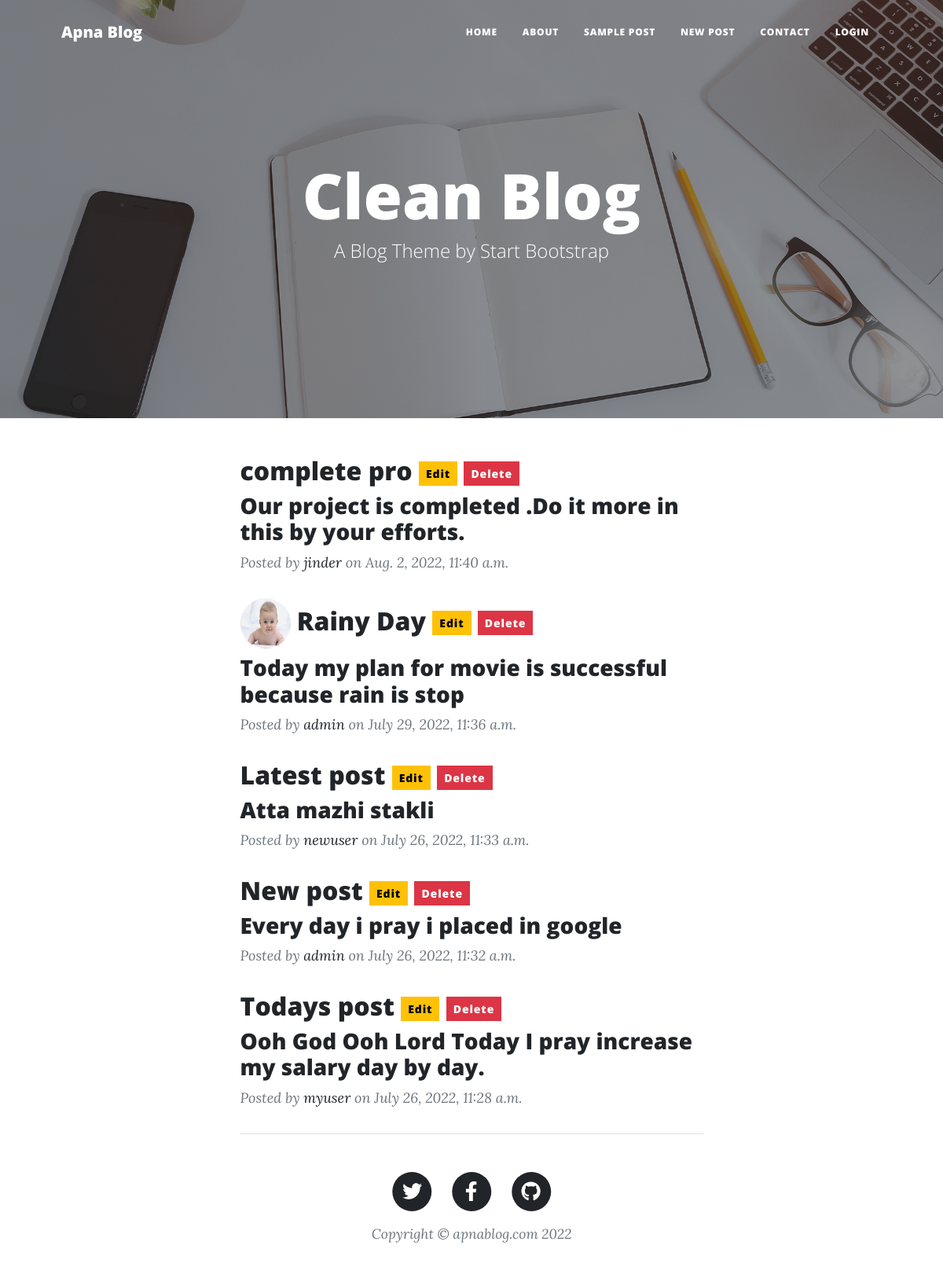
The page / on the database its author committed.
### myapp/models.py (models this page shows, shortened)
class Post(models.Model):
	author = models.ForeignKey(settings.AUTH_USER_MODEL, on_delete = models.CASCADE)
	title = models.CharField(max_length = 200)
	text = models.TextField()
	created_date = models.DateTimeField(auto_now_add = True)
	published_date = models.DateTimeField(blank = True, null = True)
	image = models.ImageField(upload_to = "images", null = True)

### myapp/views.py (the view)
# urls.py: path('', index, name = "index"),
def index(request):
	posts = Post.objects.all().order_by('-published_date')
	return render(request, 'index.html', {'posts':posts})

### myapp/templates/index.html (shortened to what this page needs)
{% load static %}
{% include 'header.html' %}
        <header class="masthead" style="background-image: url('{% static 'assets/img/home-bg.jpg' %}')">
            <div class="container position-relative px-4 px-lg-5">
                <div class="row gx-4 gx-lg-5 justify-content-center">
                    <div class="col-md-10 col-lg-8 col-xl-7">
                        <div class="site-heading">
                            <h1>Clean Blog</h1>
                            <span class="subheading">A Blog Theme by Start Bootstrap</span>
                        </div>
                    </div>
                </div>
            </div>
        </header>
        <div class="container px-4 px-lg-5">
            <div class="row gx-4 gx-lg-5 justify-content-center">
                <div class="col-md-10 col-lg-8 col-xl-7">
                     {% for post in posts %}
                    <div class="post-preview">
                        <a href="#">
                            <h2 class="post-title">
                                {% if post.image %}<img src="{{ post.image.url }}" class ="rounded-circle" height="64" width="64">{% endif %}
                                {{post.title}}
                                <a href="{% url 'post_edit' post.id %}" class="btn btn-warning btn-sm">Edit</a>
                                <a href="{% url 'post_delete' post.id %}" class="btn btn-danger btn-sm">Delete</a>
                            </h2>
                            <h3 class="post-subtitle">{{post.text}}</h3>
                        </a>
                        <p class="post-meta">
                            Posted by
                            <a href="#!">{{post.author}}</a>
                            on {{post.published_date}}
                        </p>
                    </div>
                    {% endfor %}
{% include 'footer.html' %}
    </body>
</html>

### myapp/templates/header.html (shortened to what this page needs)
{% load static %}
<!DOCTYPE html>
<html lang="en">
    <head>
        <link href="{% static 'css/styles.css' %}" rel="stylesheet" />
    </head>
    <body>
        <nav class="navbar navbar-expand-lg navbar-dark" id="mainNav" >
            <div class="container px-4 px-lg-5">
                <a class="navbar-brand" href="index.html">Apna Blog</a>
                <div class="collapse navbar-collapse" id="navbarResponsive">
                    <ul class="navbar-nav ms-auto py-4 py-lg-0">
                        <li class="nav-item"><a class="nav-link px-lg-3 py-3 py-lg-4" href="/">Home</a></li>
                        <li class="nav-item"><a class="nav-link px-lg-3 py-3 py-lg-4" href="{% url 'about' %}">About</a></li>
                        <li class="nav-item"><a class="nav-link px-lg-3 py-3 py-lg-4" href="{% url 'post' %}">Sample Post</a></li>
                        <li class="nav-item"><a class="nav-link px-lg-3 py-3 py-lg-4" href="{% url 'newpost' %}">New Post</a></li>
                        <li class="nav-item"><a class="nav-link px-lg-3 py-3 py-lg-4" href="{% url 'contact' %}">Contact</a></li>
                        {% if request.user.is_authenticated %}
                        <li class="nav-item"><a class="nav-link px-lg-3 py-3 py-lg-4" href="{% url 'logout' %}">Logout</a></li>
                        <li class="nav-item"><a class="nav-link px-lg-3 py-3 py-lg-4" href="#">Welcome {{request.user}} !</a></li>
                        {% else %}
                        <li class="nav-item"><a class="nav-link px-lg-3 py-3 py-lg-4" href="{% url 'login' %}">Login</a></li>
                        {% endif %}
                    </ul>
                </div>
            </div>
        </nav>

### myapp/templates/footer.html
<footer class="border-top">
            <div class="container px-4 px-lg-5">
                <div class="row gx-4 gx-lg-5 justify-content-center">
                    <div class="col-md-10 col-lg-8 col-xl-7">
                        <ul class="list-inline text-center">
                            <li class="list-inline-item">
                                <a href="#!">
                                    <span class="fa-stack fa-lg">
                                        <i class="fas fa-circle fa-stack-2x"></i>
                                        <i class="fab fa-twitter fa-stack-1x fa-inverse"></i>
                                    </span>
                                </a>
                            </li>
                            <li class="list-inline-item">
                                <a href="#!">
                                    <span class="fa-stack fa-lg">
                                        <i class="fas fa-circle fa-stack-2x"></i>
                                        <i class="fab fa-facebook-f fa-stack-1x fa-inverse"></i>
                                    </span>
                                </a>
                            </li>
                            <li class="list-inline-item">
                                <a href="https://github.com/sun0222">
                                    <span class="fa-stack fa-lg">
                                        <i class="fas fa-circle fa-stack-2x"></i>
                                        <i class="fab fa-github fa-stack-1x fa-inverse"></i>
                                    </span>
                                </a>
                            </li>
                        </ul>
                        <div class="small text-center text-muted fst-italic">Copyright &copy; apnablog.com 2022</div>
                    </div>
                </div>
            </div>
        </footer>

### rows shown on the page
Post: title "complete pro", text "Our project is completed .Do it more in this by your efforts.", author "jinder", published_date "Aug. 2, 2022, 11:40 a.m."
Post: image (picture), title "Rainy Day", text "Today my plan for movie is successful because rain is stop", author "admin", published_date "July 29, 2022, 11:36 a.m."
Post: title "Latest post", text "Atta mazhi stakli", author "newuser", published_date "July 26, 2022, 11:33 a.m."
Post: title "New post", text "Every day i pray i placed in google", author "admin", published_date "July 26, 2022, 11:32 a.m."
Post: title "Todays post", text "Ooh God Ooh Lord Today I pray increase my salary day by day.", author "myuser", published_date "July 26, 2022, 11:28 a.m."
